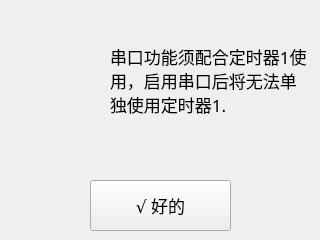
<?xml version="1.0" encoding="UTF-8"?>
<ui version="4.0">
 <class>t1CancelDialog</class>
 <widget class="QWidget" name="t1CancelDialog">
  <property name="geometry">
   <rect>
    <x>0</x>
    <y>0</y>
    <width>320</width>
    <height>240</height>
   </rect>
  </property>
  <property name="windowTitle">
   <string>Form</string>
  </property>
  <widget class="QLabel" name="label">
   <property name="geometry">
    <rect>
     <x>110</x>
     <y>10</y>
     <width>201</width>
     <height>141</height>
    </rect>
   </property>
   <property name="font">
    <font>
     <family>Arial Unicode MS</family>
     <pointsize>13</pointsize>
    </font>
   </property>
   <property name="text">
    <string>串口功能须配合定时器1使用，启用串口后将无法单独使用定时器1.</string>
   </property>
   <property name="wordWrap">
    <bool>true</bool>
   </property>
  </widget>
  <widget class="QPushButton" name="pushButton">
   <property name="geometry">
    <rect>
     <x>90</x>
     <y>180</y>
     <width>141</width>
     <height>51</height>
    </rect>
   </property>
   <property name="font">
    <font>
     <family>Arial Unicode MS</family>
     <pointsize>13</pointsize>
    </font>
   </property>
   <property name="text">
    <string>√ 好的</string>
   </property>
  </widget>
  <widget class="QWidget" name="widget" native="true">
   <property name="geometry">
    <rect>
     <x>10</x>
     <y>30</y>
     <width>71</width>
     <height>71</height>
    </rect>
   </property>
   <property name="styleSheet">
    <string notr="true">border-image: url(:/info.png);</string>
   </property>
  </widget>
 </widget>
 <resources/>
 <connections>
  <connection>
   <sender>pushButton</sender>
   <signal>clicked()</signal>
   <receiver>t1CancelDialog</receiver>
   <slot>close()</slot>
   <hints>
    <hint type="sourcelabel">
     <x>160</x>
     <y>205</y>
    </hint>
    <hint type="destinationlabel">
     <x>159</x>
     <y>119</y>
    </hint>
   </hints>
  </connection>
 </connections>
</ui>
